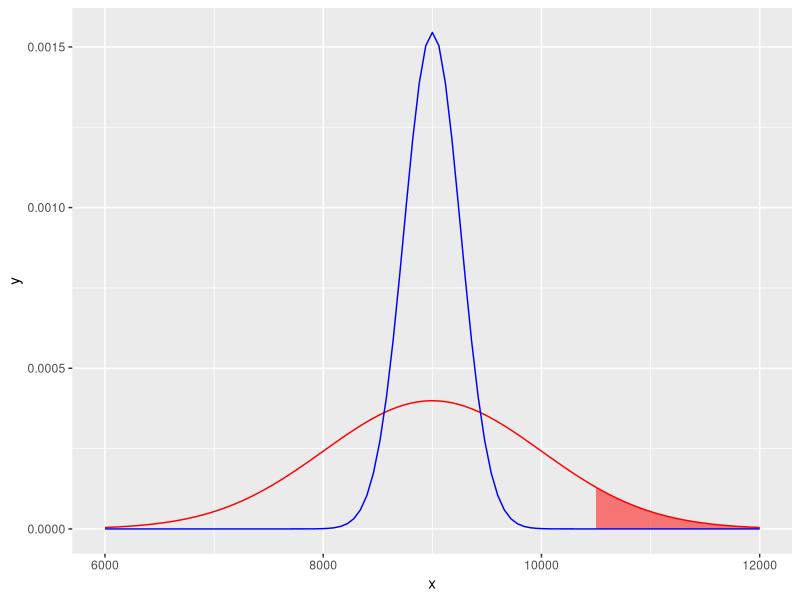

Generate this figure with R:
#Graded: 4.4, 4.14, 4.24, 4.26, 4.34, 4.40, 4.48


#4.4

#a. The point estimate is the mean 171.1. The median is 170.3 as per the chart.
#b. The sd is 9.4 as per the graph. The IQR is 177.8-163.8=14
#c. A person who is 180cm tall is in the top 25% of heights. That is tall, but not unusually. A person who is shorter than 155cm is in the bottom 25% of heights and very close to the min value in the sample. This is likely unusually short.
#d. No. The mean and standard deviation would be close, but not identical to the numbers above. Random chance will ensure some variation in the distribution but the sample size is large enough that most will accurately represent the population.
#e. Standard error is calculated as 9.4/sqrt(507)=.417

#4.14

#a. True (although the book says False). We are 100% confident that the average spending of these is 84.71. Overall, the statement is misleading as the confidence interval is used to make predicitions on the population, not the sample.
#b. False. Any given sample may have any given distribution. 
#c. False. Confidence intervals are used to make predictions on populations, not other samples.
#d. True. This is the stated use of a confidence interval.
#e. True. Less confidence requires covering fewer possible outcomes.
#f. False. The population must grow as a square of the increase. We would need 9 times as many people.
#g. False. This is only valid if the sample is roughly normal, which it is not. 

#4.24

#a. Yes. The data has at least 30 elements collected from a simple random sample.
#b. null hypothesis = 32 alternate hypothesis < 32 se = 4.31/sqrt(36)=.71833333

#z=30.69-32 / .7183333 = -1.824 p-value=0.0344 Since the p-value is smaller than .1 we reject the null hypothesis. There is evidence to suggest that gifted children learn to count to 10 earlier than the general population.

#c. The p-value is the probability that our sample mean does not demonstrate a difference between itself and the population mean. That is, there is appoximately a 3.5% chance that the population mean of gifted children is not below 32 months.

#d. 30.69 + 1.645*.718 = 31.87111 30.69-1.645*.718=29.50889

#e. Yes. We can state with 90% confidence that the population mean of gifted children is between 29.5 and 31.87. All of these values are below the population mean of all children.

#4.26

#a. null hypothesis = 100, alternate hypothesis != 100, se = 6.5/sqrt(36) = 1.08333

#z = 118.2-100/1.08333 = 98.95 p-value = 0. With a p-value of 0, we reject the null hypothesis. There is very strong evidence to suggest that the mother's iq is different from the population of all mothers.

#b 118.2 + 1.645*1.08333 = 119.98, 118.2 - 1.645*1.08333 = 116.417

#c. Yes, they do. The confidence interval does not include 100 which confirms the hypothesis test that the sample mean suggests a difference between mother's of gifted children's iq and the popualtion of mothers as whole.

#4.34

#A sampling distribution is the collection of all possible samples of a given size from a set population. The mean of a sampling distribution is the mean of the population.
#As the sample size increases the sampling distribution's center more closely resembles the population's center. The shape becomes more normal and the spread becomes smaller. As per the central limit theorem.

#4.40

#a. 10500-9000 / 1000 = 1.5 approx 7%

#b. The distribution will be roughly normal centered about 9000 with a standard deviation of 1000/sqrt(15) = 258.2

#c. 10500-9000 / 258.2 = 5.8 approx 0%

#d. sketch

library(tidyverse)

ggplot(data=data.frame(x=c(6000, 12000)), aes(x)) + stat_function(fun=dnorm, args=list(mean=9000, sd=1000), color='red') + 
  stat_function(fun=dnorm, args=list(mean=9000, sd=1000), xlim=c(10500, 12000), geom='area', alpha=0.5, fill='red') +
  stat_function(fun=dnorm, args=list(mean=9000, sd=258.2), color='blue') + 
  stat_function(fun=dnorm, args=list(mean=9000, sd=258.2), xlim=c(10500, 12000), geom='area', alpha=0.5, fill='blue')

#e. No. Both require nearly normal distributions to give meaningful results. For part c, the 15 elements is no sufficient to garuntee a nearly normal distribution.

#4.48

#If n increases, the standard error will decrease. If the standard error decreases, the z* will increase. This will pull the z* more towards a smaller or larger value. This will have the effect of decreasing the p-value. 
#Logically, a number further from the mean is more significant if the sample size is larger. For example, consider a sample measuring the IQ of people. A sample of 50 people averaging an IQ of 110 (compared to the mean of 100) is less significant than if there were a sample of 500 people with an IQ of 110. 













